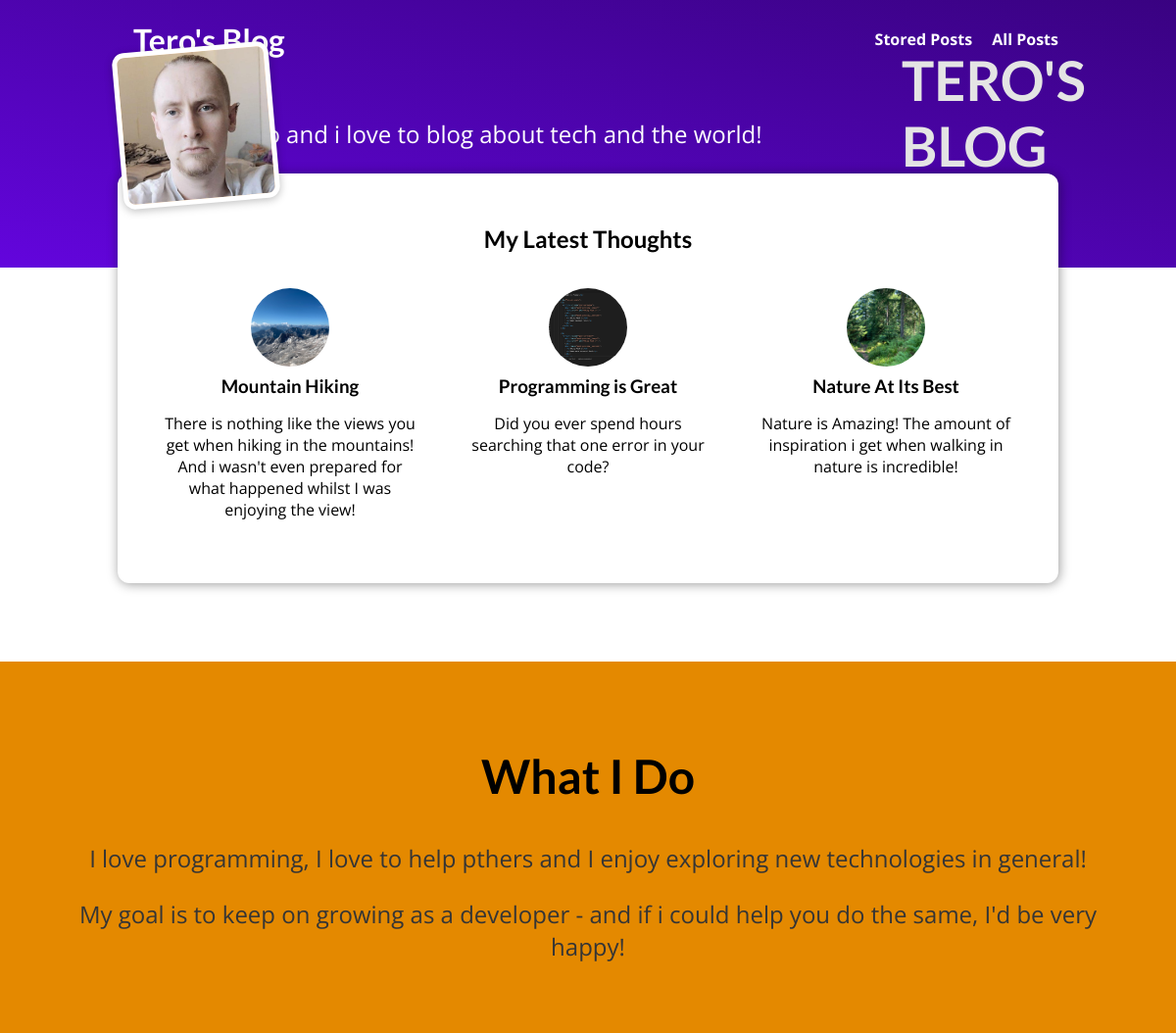
The page / on the database its author committed.
### blog/models.py (models this page shows, shortened)
class Post(models.Model):
  title = models.CharField(max_length=150)
  excerpt = models.CharField(max_length=200)
  image = models.ImageField(upload_to="posts", null=True)
  date = models.DateField(auto_now=True)
  slug = models.SlugField(unique=True, db_index=True)
  content = models.TextField(validators=[MinLengthValidator(10)])
  author = models.ForeignKey(Author, on_delete=models.SET_NULL, null=True, related_name="posts")
  tags = models.ManyToManyField(Tag)

### blog/views.py (the view)
# urls.py: path("", views.StartingPageView.as_view(), name="starting-page"),
class StartingPageView(ListView):
    template_name = "blog/index.html"
    model = Post
    ordering = ["-date"]
    context_object_name  = "posts"
    def get_queryset(self):
        queryset = super().get_queryset()
        data = queryset[:3]
        return data

### blog/templates/blog/index.html (shortened to what this page needs)
{% extends "base.html" %}
{% load static %}
{% block css_files %}
 <link rel="stylesheet" href="{% static "blog/post.css" %}" />
 <link rel="stylesheet" href="{% static "blog/index.css" %}" />
{% endblock %}
{% block content %}
  <section id="welcome">
    <header id="main-navigation">
      <img src="{% static "blog/images/naama.jpg" %}" alt="Tero - The Author Of This Blog" />
      <h2>TERO'S BLOG</h2>
    </header>
    <p>Hi, I am Tero and i love to blog about tech and the world!</p>
  </section>
  <section id="latest-posts">
    <h2>My Latest Thoughts</h2>
    <ul>
      {% for post in posts %}
        {% include "blog/includes/post.html" %}
      {% endfor %}
    </ul>
  </section>
  <section id="about">
    <h2>What I Do</h2>
    <p>
      I love programming, I love to help pthers and I enjoy exploring new
      technologies in general!
    </p>
    <p>
      My goal is to keep on growing as a developer - and if i could help you do
      the same, I'd be very happy!
    </p>
  </section>
{% endblock %}

### blog/templates/blog/includes/post.html
<li>
  <article class="post">
    <a href="{% url "post-detail-page" post.slug %}">
      <img src="{{ post.image.url }}" alt="{{ post.title }}" />
      <div class="post__content">
        <h3>{{ post.title }}</h3>
        <p>
          {{ post.excerpt }}
        </p>
      </div>
    </a>
  </article>
</li>

### static/app.css (style rules this page uses)
* { box-sizing: border-box; }
html { font-family: 'Open Sans', 'Lato', sans-serif; }
body { margin: 0; }
h1, h2, h3 { font-family: 'Lato', sans-serif; font-weight: bold; }
#main-navigation { width: 100%; height: 5rem; display: flex; justify-content: space-between; align-items: center; padding: 0 10%; position: absolute; top: 0; left: 0; }

### blog/static/blog/post.css (style rules this page uses)
.post { display: flex; flex-direction: column; align-items: center; text-align: center; }
.post a { text-decoration: none; color: black; transition: all 0.2s ease; padding: 1rem; }
.post img { width: 5rem; height: 5rem; object-fit: cover; border-radius: 50%; }
.post h3 { margin: 0.25rem 0; }

### blog/static/blog/index.css (style rules this page uses)
#welcome { background: linear-gradient(to right top, #6305dd, #390281); padding: 6rem 12%; }
#welcome header { display: flex; align-items: flex-start; margin: 3rem auto; }
#welcome img { width: 10rem; height: 10rem; object-fit: cover; object-position: top; border: 5px solid white; border-radius: 12px; background-color: #ffe1bf; transform: rotateZ(-5deg); box-shadow: 0 2px 8px rgba(0, 0, 0, 0.25); }
#welcome h2 { font-size: 3.5rem; margin: 0 0 0 2rem; color: #e4e4e4; width: 10rem; }
#welcome p { color: white; font-size: 1.5rem; }
#latest-posts { background-color: white; padding: 2rem; border-radius: 12px; width: 60rem; margin: -6rem auto 2rem auto; box-shadow: 1px 1px 12px rgba(0, 0, 0, 0.4); }
#latest-posts h2 { text-align: center; }
#latest-posts ul { list-style: none; margin: 0; padding: 0; display: flex; gap: 1rem; }
#latest-posts li { flex: 1; }
#about { text-align: center; padding: 3rem; background-color: #e48900; margin-top: 5rem; }
#about h2 { font-size: 3rem; }
#about p { font-size: 1.5rem; color: #353535; }

### rows shown on the page
Post: image (picture), title "Mountain Hiking", excerpt "There is nothing like the views you get when hiking in the mountains! And i wasn't even prepared for what happened whilst I was enjoying the view!"
Post: image (picture), title "Programming is Great", excerpt "Did you ever spend hours searching that one error in your code?"
Post: image (picture), title "Nature At Its Best", excerpt "Nature is Amazing! The amount of inspiration i get when walking in nature is incredible!"
